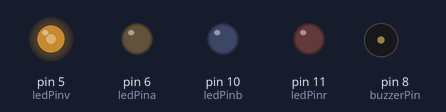
The sketch below on a simulated Arduino Uno, built with avr-gcc and run on an emulated ATmega328P. Parts: output pins drawn as LEDs (lit = HIGH), buzzer (waves = sounding, pin HIGH).

Above: at 0.05 s.
At 1.3 s:
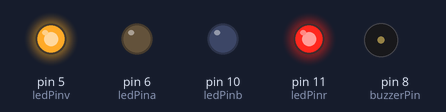
At 2.6 s:
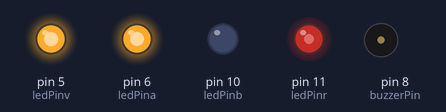
At 5.15 s:
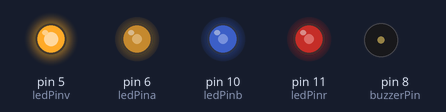
At 7.75 s:
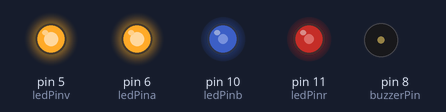
At 10.3 s:
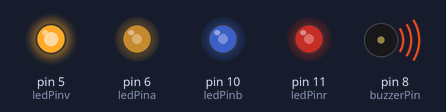
Timing chart, 0 to 13.4 s (numbered marks = the images above):
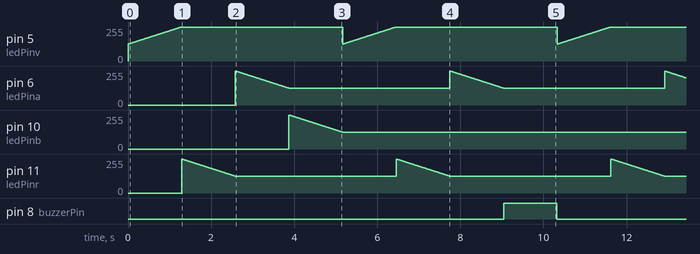

Measured:
- by itself, pin 5 (ledPinv): ramps from 127/255 to 255/255 and jumps back, once every 5.2 s
- by itself, pin 6 (ledPina), pin 11 (ledPinr): ramps from 255/255 to 127/255 and jumps back, once every 5.2 s
- by itself, pin 10 (ledPinb): ramps from 255/255 to 127/255 and jumps back, once every 10.3 s
- by itself, pin 8 (buzzerPin): alternates HIGH for 1.3 s and LOW for 9.1 s

The sketch:

Danielexze_5-10-2025.ino
```cpp
int ledPinr = 11;
int ledPinv = 5;
int ledPinb = 10;
int buzzerPin = 8;
int ledPina = 6;
int test = 0;

void setup() {
  pinMode(ledPinv, OUTPUT);
  pinMode(ledPinb, OUTPUT);
  pinMode(ledPinr, OUTPUT);
  pinMode(buzzerPin, OUTPUT);
  pinMode(ledPina, OUTPUT);
}

void loop() {
  for(int i = 128; i >= 0; i--){
    analogWrite(ledPinv, 255 - i);
    delay(10);
  }
  for(int i = 0; i <= 128; i++){
    analogWrite(ledPinr, 255 - i);
    delay(10);
  }
  for(int i = 0; i <= 128; i++){
    analogWrite(ledPina, 255 - i);
    delay(10);
  }
    for(int i = 0; i <= 128; i++){
    analogWrite(ledPinb, 255 - i);
    delay(10);
  }
   for(int i = 128; i >= 0; i--){
    analogWrite(ledPinv, 255 - i);
    delay(10);
  }
  for(int i = 0; i <= 128; i++){
    analogWrite(ledPinr, 255 - i);
    delay(10);
  }
  for(int i = 0; i <= 128; i++){
    analogWrite(ledPina, 255 - i);
    delay(10);
  }
    for(int i = 128; i <= 0; i++){
    analogWrite(ledPinb, 255 - i);
    delay(10);
  }

    for(int i = 0; i <= 128; i++){
    analogWrite(buzzerPin, 255 - i);
    delay(10);
    }


}
```
